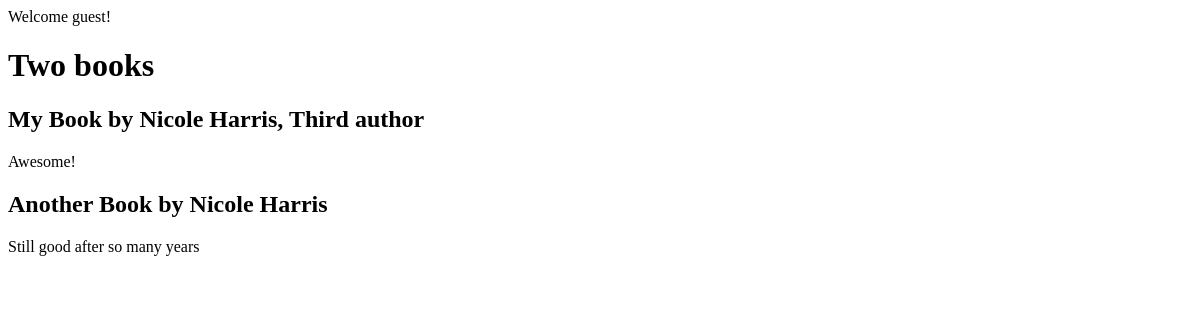
The app's page /, older data.
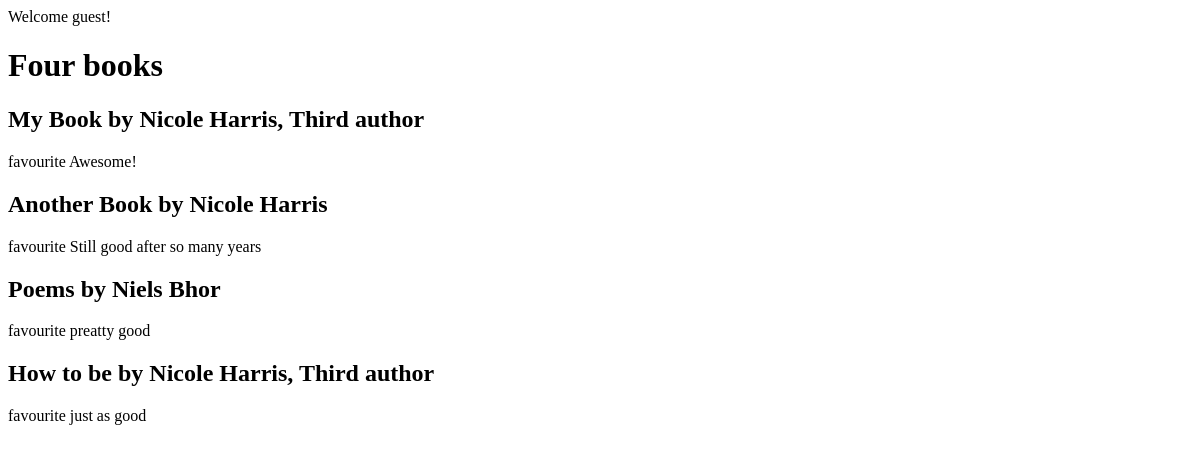
The same page, newer data.
### books/models.py (models this page shows, shortened)
class Book(models.Model):
    title = models.CharField(max_length=150)
    authors = models.ManyToManyField("Author", related_name="books")
    review = models.TextField(blank=True, null=True)
    date_reviewed = models.DateTimeField(blank=True, null=True)
    is_favourite = models.BooleanField(default=False, verbose_name="Favourite?")
    def list_authors(self):
        return ", ".join([author.name for author in self.authors.all()])

class Author(models.Model):
    name = models.CharField(max_length=70, help_text="use pen name, not real name",
                            unique=True)

### books/views.py (the view)
# urls.py: re_path(r'^$', list_books, name="books"),
def list_books(request):
    books = Book.objects.exclude(date_reviewed__isnull=True).prefetch_related("authors")
    context = {
        'books': books,
    }
    return render(request, "list.html", context)

### books/templates/list.html (shortened to what this page needs)
{% load humanize %}
<html>
    <head>
    </head>
    <body>
        {% if request.user.is_authenticated %}
            <p>Hello {{ request.user.username|title }}, you logged in at {{ request.user.last_login|date:"D d M Y" }} </p>
        {% else %}
            <p>Welcome guest!</p>
        {% endif %}
        <main>
            <h1>{{ books.count|apnumber|title }} book{{ books.count|pluralize}}</h1>
            {% for book in books %}
                <h2>{{ book.title }} by {{ book.list_authors }}</h2>
                {% if book.is_favourite %}
                    <span class="highlight">favourite</span>
                {% endif %}
                {{ book.review }}
            {% endfor %}
        </main>
    </body>
</html>

Row changes from the older to the newer data that the page shows:
changed Book "My Book": now shows "favourite"
changed Book "Another Book": now shows "favourite"
added Book: title "Poems", list_authors "Niels Bhor", is_favourite "favourite", review "preatty good"
added Book: title "How to be", list_authors "Nicole Harris, Third author", is_favourite "favourite", review "just as good"
Text that changed along with them:
{{ books.count|apnumber|title }}: "Two" → "Four"
